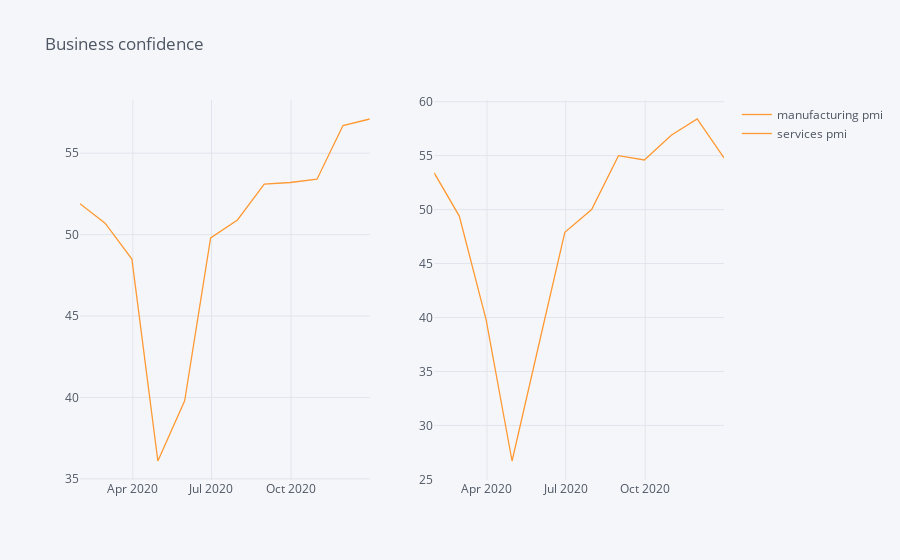

Notebook cell for this chart:
### Code cell
title_input = 'Business confidence'
tkr_list = [  'manufacturing pmi',
       'services pmi']
show_plot(title_input,tkr_list, (1,2),'2020-01-01' )

### Figure 1 — Plotly figure (JSON) as saved in the notebook; plotly's stock layout.template omitted (floating-point values rounded to 4 significant figures)
{"data": [{"line": {"color": "rgba(255, 153, 51, 1.0)", "dash": "solid", "shape": "linear", "width": 1.3}, "mode": "lines", "name": "manufacturing pmi", "text": "", "type": "scatter", "x": ["2020-01-31", "2020-02-29", "2020-03-31", "2020-04-30", "2020-05-31", "2020-06-30", "2020-07-31", "2020-08-31", "2020-09-30", "2020-10-31", "2020-11-30", "2020-12-31"], "xaxis": "x", "y": [51.9, 50.7, 48.5, 36.1, 39.8, 49.8, 50.9, 53.1, 53.2, 53.4, 56.7, 57.1], "yaxis": "y"}, {"line": {"color": "rgba(255, 153, 51, 1.0)", "dash": "solid", "shape": "linear", "width": 1.3}, "mode": "lines", "name": "services pmi", "text": "", "type": "scatter", "x": ["2020-01-31", "2020-02-29", "2020-03-31", "2020-04-30", "2020-05-31", "2020-06-30", "2020-07-31", "2020-08-31", "2020-09-30", "2020-10-31", "2020-11-30", "2020-12-31"], "xaxis": "x2", "y": [53.4, 49.4, 39.8, 26.7, 37.5, 47.9, 50, 55, 54.6, 56.9, 58.4, 54.8], "yaxis": "y2"}], "layout": {"legend": {"bgcolor": "#F5F6F9", "font": {"color": "#4D5663"}}, "paper_bgcolor": "#F5F6F9", "plot_bgcolor": "#F5F6F9", "title": {"font": {"color": "#4D5663"}, "text": "Business confidence"}, "xaxis": {"anchor": "y", "domain": [0, 0.45], "gridcolor": "#E1E5ED", "showgrid": true, "tickfont": {"color": "#4D5663"}, "title": {"font": {"color": "#4D5663"}, "text": ""}, "zerolinecolor": "#E1E5ED"}, "xaxis2": {"anchor": "y2", "domain": [0.55, 1], "gridcolor": "#E1E5ED", "showgrid": true, "tickfont": {"color": "#4D5663"}, "title": {"font": {"color": "#4D5663"}, "text": ""}, "zerolinecolor": "#E1E5ED"}, "yaxis": {"anchor": "x", "domain": [0, 1], "gridcolor": "#E1E5ED", "showgrid": true, "tickfont": {"color": "#4D5663"}, "title": {"font": {"color": "#4D5663"}, "text": ""}, "zerolinecolor": "#E1E5ED"}, "yaxis2": {"anchor": "x2", "domain": [0, 1], "gridcolor": "#E1E5ED", "showgrid": true, "tickfont": {"color": "#4D5663"}, "title": {"font": {"color": "#4D5663"}, "text": ""}, "zerolinecolor": "#E1E5ED"}}}
